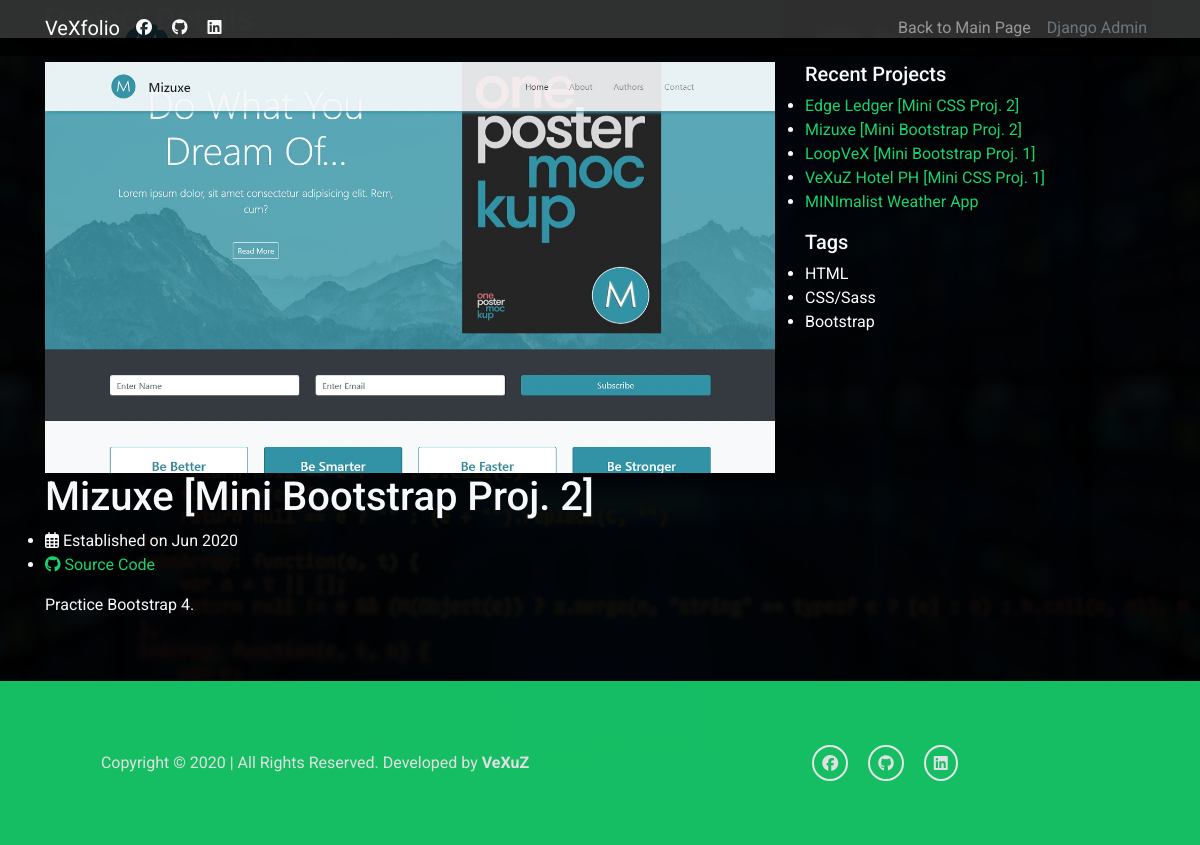
The page /projects/project-17/ on the database as committed earlier.
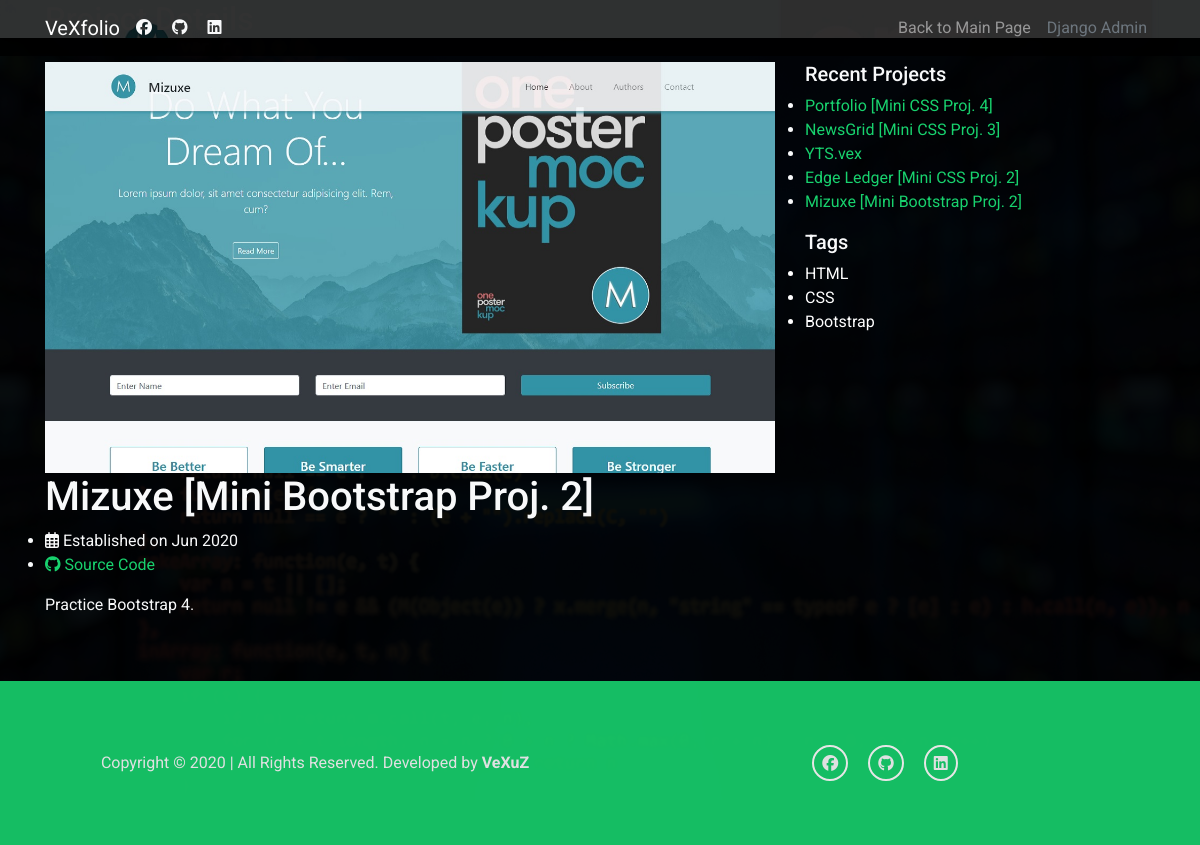
The same page on the database as committed later.
### portfolio/models.py (models this page shows, shortened)
class Portfolio(models.Model):
    title = models.CharField(max_length=50)
    description = models.TextField()
    photo = models.ImageField(upload_to='portfolio')
    github_link = models.URLField(blank=True)
    website_link = models.URLField(blank=True)
    date_added = models.DateField()
    ongoing = models.BooleanField(default=True)
    show = models.BooleanField(default=True)
    show_to_home = models.BooleanField(default=True)
    from_scratch = models.BooleanField(default=True)
    tags = models.ManyToManyField(Technology, blank=True)

class Technology(models.Model):
    title = models.CharField(max_length=50)
    rank = models.IntegerField(blank=True)
    show = models.BooleanField(default=True)

### portfolio/views.py (the view)
# urls.py: path('projects/project-<int:pk>/', views.project, name='project'),
def project(request, pk):
    recent_projects = Portfolio.objects.order_by(
        '-date_added').filter(show=True)[:5]
    project = get_object_or_404(Portfolio, pk=pk, show=True)
    return render(request, 'portfolio/project-single.html', {
        'project': project,
        'recent_projects': recent_projects,
        'nav': request.resolver_match.url_name
    })

### templates/portfolio/project-single.html (shortened to what this page needs)
{% extends 'base.html' %}
{% block content %}
  <div class="intro intro-single route bg-image" style="background-image: url({{ project.photo.url }})">
    <div class="intro-content display-table">
      <div class="table-cell">
        <div class="container">
          <h2 class="intro-title mb-4">Project Details</h2>
        </div>
      </div>
    </div>
  </div>
  <main id="main">
    <section class="blog-wrapper sect-pt4" id="blog">
      <div class="container">
        <div class="row">
          <div class="col-md-8">
            <div class="post-box">
              <div class="post-thumb">
                <img src="{{ project.photo.url }}" class="img-fluid" alt="">
              </div>
              <div class="post-meta">
                <h1 class="article-title">{{ project.title }}</h1>
                <ul>
                  <li>
                    <span class="far fa-calendar-alt"></span>
                    Established on {{ project.date_added|date:'M Y' }}
                  </li>
                  {% if project.github_link %}
                  <li>
                    <a href="{{ project.github_link }}" target="blank"><span class="fab fa-github"></span> Source Code</a>
                  </li>
                  {% endif %}
                </ul>
              </div>
              <div class="article-content">
                <p>{{ project.description|safe }}</p>
              </div>
            </div>
          </div>
          <div class="col-md-4">
            <div class="widget-sidebar">
              <h5 class="sidebar-title">Recent Projects</h5>
              <div class="sidebar-content">
                <ul class="list-sidebar">
                  {% for recent_project in recent_projects %}
                  <li>
                    <a href="{% url 'portfolio:project' pk=recent_project.id %}">{{ recent_project.title }}</a>
                  </li>
                  {% endfor %}
                </ul>
              </div>
            </div>
            <div class="widget-sidebar widget-tags">
              <h5 class="sidebar-title">Tags</h5>
              <div class="sidebar-content">
                <ul>
                  {% if project.tags.all %}
                    {% for tech in project.tags.all %}
                    <li style="color: #fff;">{{ tech.title }}</li>
                    {% endfor %}
                  {% else %}
                  None
                  {% endif %}
                </ul>
              </div>
            </div>
          </div>
        </div>
      </div>
    </section>
  </main>
{% endblock content %}

Rows that differ between the two databases and show on the page:
no longer on this page (row unchanged): Portfolio: title "LoopVeX [Mini Bootstrap Proj. 1]"
no longer on this page (row unchanged): Portfolio: title "VeXuZ Hotel PH [Mini CSS Proj. 1]"
no longer on this page (row unchanged): Portfolio: title "MINImalist Weather App"
added Portfolio: title "Portfolio [Mini CSS Proj. 4]"
added Portfolio: title "NewsGrid [Mini CSS Proj. 3]"
added Portfolio: title "YTS.vex"
changed Technology: title "CSS/Sass" → "CSS"
